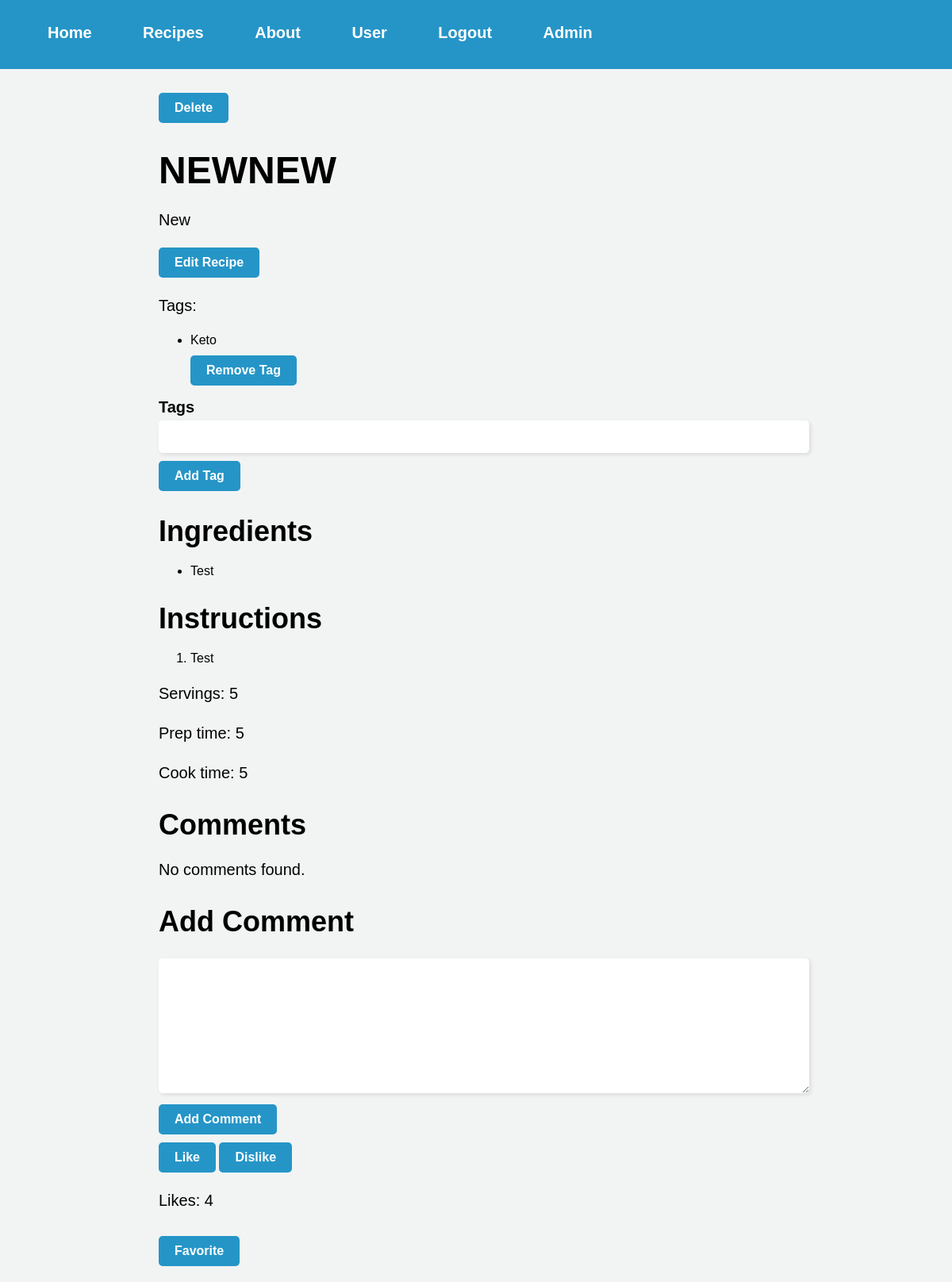
The page /recipe/1 (signed in) on the database as committed earlier.
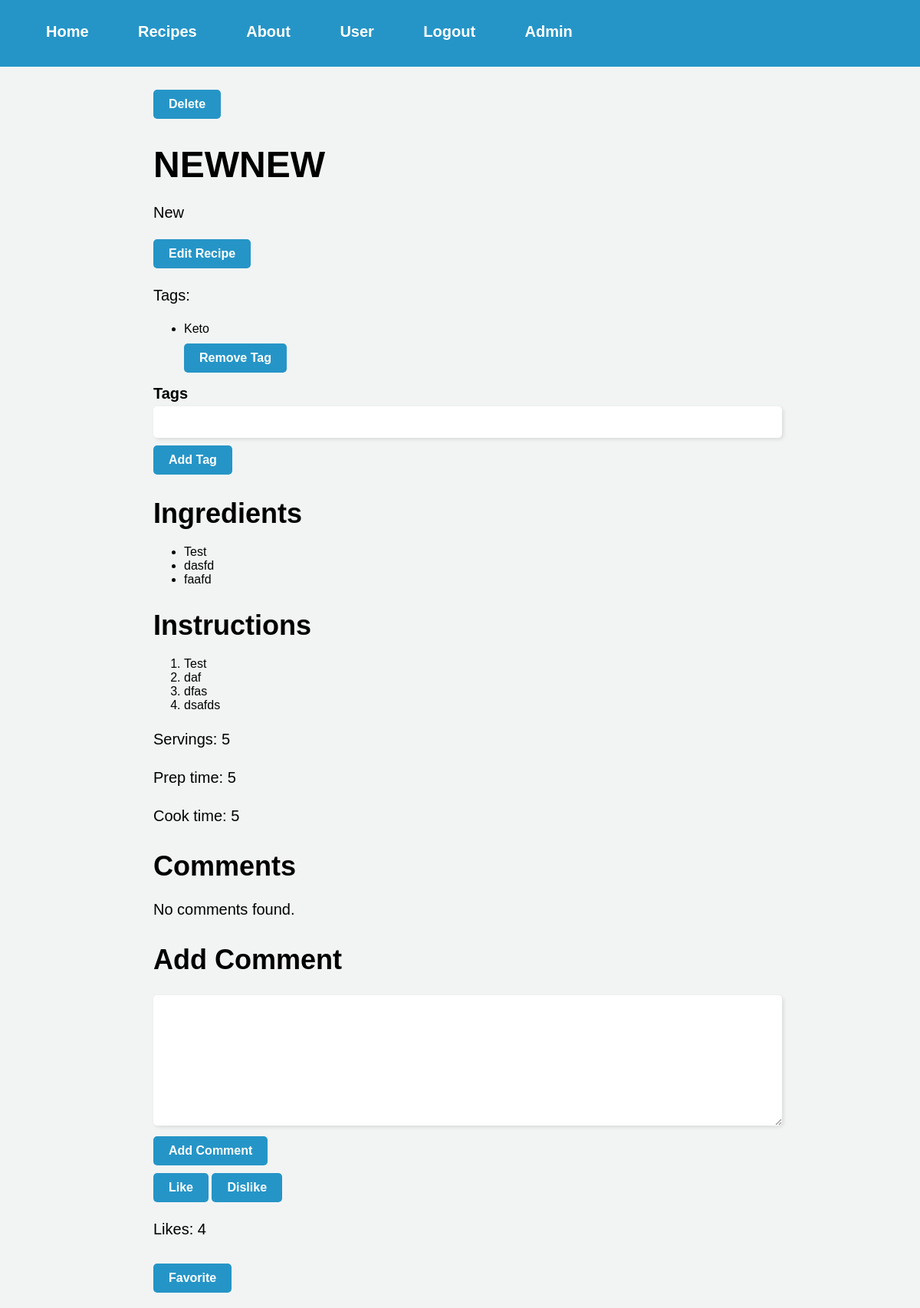
The same page on the database as committed later.
### website/models.py (models this page shows)
class Recipe(db.Model):
    id = db.Column(db.Integer, primary_key=True)
    user_id = db.Column(db.Integer, db.ForeignKey('user.id'), nullable=False)
    title = db.Column(db.String(128), nullable=False)
    description = db.Column(db.String(512), nullable=False)
    servings = db.Column(db.Integer, nullable=False)
    prep_time = db.Column(db.Integer, nullable=False)
    cook_time = db.Column(db.Integer, nullable=False)
    ingredients = db.relationship('Ingredient', backref='recipe', lazy=True, cascade='all, delete')
    instructions = db.relationship('Instruction', backref='recipe', lazy=True, cascade='all, delete')
    tags = db.relationship('Tags', backref='recipe', lazy=True, cascade='all, delete')
    comments = db.relationship('Comments', backref='recipe', lazy=True, cascade='all, delete-orphan')
    likes = db.Column(db.Integer, default=0)

class Tags(db.Model):
    id = db.Column(db.Integer, primary_key=True)
    text = db.Column(db.String(64))
    recipe_id = db.Column(db.Integer, db.ForeignKey(
        'recipe.id', ondelete='cascade'), nullable=False)

class Ingredient(db.Model):
    id = db.Column(db.Integer, primary_key=True)
    text = db.Column(db.String(256), nullable=False)
    recipe_id = db.Column(db.Integer, db.ForeignKey(
        'recipe.id', ondelete='cascade'), nullable=False)

class Instruction(db.Model):
    id = db.Column(db.Integer, primary_key=True)
    text = db.Column(db.String(1024), nullable=False)
    recipe_id = db.Column(db.Integer, db.ForeignKey(
        'recipe.id', ondelete='cascade'), nullable=False)

### website/views.py (the view)
@views.route('/recipe/<int:recipe_id>', methods=['GET', 'POST'])
@login_required
def recipe(recipe_id):
    recipe = Recipe.query.get_or_404(recipe_id)
    tag_form = TagForm()
    return render_template("recipe.html", recipe=recipe, user=current_user, tag_form=tag_form)

### website/forms.py
class TagForm(FlaskForm):
    tags = StringField('Tags', validators=[DataRequired(), Length(max=50)])
    recipe_id = HiddenField('Recipe ID')
    submit_add = SubmitField('Add Tag')
    submit_remove = SubmitField('Remove Tag')

### website/__init__.py (called while the page is built)
def create_app():
    app = Flask(__name__)
    app.config['SECRET_KEY'] = 'hjshjhdjah kjshkjdhjs'
    app.config['SQLALCHEMY_DATABASE_URI'] = f'sqlite:///{DB_NAME}'
    db.init_app(app)
    from .views import views
    from .auth import auth
    app.register_blueprint(views, url_prefix='/')
    app.register_blueprint(auth, url_prefix='/')
    from .models import User
    with app.app_context():
        db.create_all()
    login_manager = LoginManager()
    login_manager.login_view = 'auth.login'
    login_manager.init_app(app)
    @login_manager.user_loader
    def load_user(id):
        return User.query.get(int(id))
    return app

### website/templates/recipe.html (shortened to what this page needs)
{% extends "base.html" %}
{% block content %}
<link rel="stylesheet" type="text/css" href="{{ url_for('static', filename='recipe.css') }}">
{% if user.is_authenticated and (user.email == 'admin@platepal.com' or recipe.user_id == current_user.id) %}
<form action="{{ url_for('views.delete_recipe', recipe_id=recipe.id) }}" method="POST">
    <button type="submit" class="btn btn-danger">Delete</button>
</form>
{% endif %}
<h1>{{ recipe.title }}</h1>
<p>{{ recipe.description }}</p>
{% if current_user == recipe.user %}
<a href="{{ url_for('views.editRecipe', recipe_id=recipe.id) }}">Edit Recipe</a>
{% endif %}
{% if recipe.tags %}
<div>
    <p>Tags:</p>
    <ul>
        {% for tag in recipe.tags %}
        <li>{{ tag.text }}
            {% if user.is_authenticated and user.email == 'admin@platepal.com' %}
            <form action="{{ url_for('views.remove_tag', recipe_id=recipe.id, tag_id=tag.id) }}" method="POST">
                {{ tag_form.submit_remove(class="btn btn-link btn-sm text-danger") }}
            </form>
            {% endif %}
        </li>
        {% endfor %}
    </ul>
</div>
{% endif %}
{% if user.is_authenticated and user.email == 'admin@platepal.com' %}
<form action="{{ url_for('views.add_tag', recipe_id=recipe.id) }}" method="POST">
    <div class="form-group">
        {{ tag_form.tags.label }} {{ tag_form.tags }} {{ tag_form.submit_add(class="btn btn-primary") }}
    </div>
</form>
{% endif %}
<h2>Ingredients</h2>
{% if recipe.ingredients %}
<ul>
    {% for ingredient in recipe.ingredients %}
    <li>{{ ingredient.text }}</li>
    {% endfor %}
</ul>
{% else %}
<p>No ingredients found.</p>
{% endif %}
<h2>Instructions</h2>
{% if recipe.instructions %}
<ol>
    {% for instruction in recipe.instructions %}
    <li>{{ instruction.text }}</li>
    {% endfor %}
</ol>
{% else %}
<p>No instructions found.</p>
{% endif %}
<p>Servings: {{ recipe.servings }}</p>
<p>Prep time: {{ recipe.prep_time }}</p>
<p>Cook time: {{ recipe.cook_time }}</p>
<h2>Comments</h2>
{% if recipe.comments %}
<ul>
    {% for comment in recipe.comments %}
    <div class="card mt-4">
        <div class="card-body">
            <p class="card-text"><strong>{{ comment.user.first_name }}</strong>: {{ comment.text }}</p>
            {% if current_user == (comment.user or user.email == 'admin@platepal.com') %}
            <form method="POST" action="{{ url_for('views.deleteComment', recipe_id=recipe.id, comment_id=comment.id) }}">
                <button type="submit" class="btn btn-danger">Delete</button>
            </form>
            {% endif %}
        </div>
    </div>
    {% endfor %}
</ul>
{% else %}
<p>No comments found.</p>
{% endif %}
<h2>Add Comment</h2>
<form method="POST" action="{{ url_for('views.addComment', recipe_id=recipe.id, user_id=current_user.id) }}">
    <textarea name="comment_text" required></textarea>
    <br>
    <input type="submit" value="Add Comment">
</form>
<form action="{{ url_for('views.likeRecipe', recipe_id=recipe.id) }}" method="POST">
    <button type="submit" name="like" value="like" class="btn btn-primary">Like</button>
    <button type="submit" name="like" value="dislike" class="btn btn-primary">Dislike</button>
</form>
<p>Likes: {{ recipe.likes }}</p>
{% if current_user.is_authenticated %}
<form action="{{ url_for('views.favorite_recipe', recipe_id=recipe.id) }}" method="POST">
    {% if recipe in current_user.favorites %}
    <button type="submit" name="favorite" value="unfavorite" class="btn btn-outline-danger"><i
            class="bi bi-heart-fill"></i> Unfavorite</button>
    {% else %}
    <button type="submit" name="favorite" value="favorite" class="btn btn-outline-primary">
        Favorite</button>
    {% endif %}
</form>
{% endif %}
{% endblock %}

### website/templates/base.html (shortened to what this page needs)
<!DOCTYPE html>
<html>
<head>
</head>
<body>
  <nav class="topnav">
    <div class="topnav">
      {% if user.is_authenticated %}
      <a class="topnav" id="home" href="/">Home</a>
      <a class="topnav" id="recipes" href="/recipes">Recipes</a>
      <a class="topnav" id="about" href="/about">About</a>
      <a class="topnav" id="user" href="/user">User</a>
      <a class="topnav" id="logout" href="/logout">Logout</a>
      {% if user.is_authenticated and user.email == 'admin@platepal.com' %}
      <a class="topnav" id="admin" href="/admin">Admin</a>
      {% endif %}
      {% else %}
      <a class="topnav" id="home" href="/">Home</a>
      <a class="topnav" id="login" href="/login">Login</a>
      <a class="topnav" id="signUp" href="/sign-up">Sign Up</a>
      {% endif %}
    </div>
  </nav>
  <div class="container">{% block content %} {% endblock %}</div>
</body>
</html>

### website/static/recipe.css (style rules this page uses)
body { background-color: #F2F4F4; font-family: Arial, sans-serif; margin: 0; padding: 0; }
a { background-color: #2595C7; border-radius: 5px; color: white; display: inline-block; font-size: 16px; font-weight: bold; padding: 10px 20px; text-align: center; text-decoration: none; transition: background-color 0.3s ease-in-out; }
.topnav { background-color: #2595C7; overflow: hidden; padding: 10px 20px; }
.topnav a { color: #FFFFFF; font-size: 20px; text-decoration: none; margin-right: 20px; }
.container { max-width: 800px; margin: 0 auto; padding: 20px; }
.container h1 { font-size: 48px; margin-bottom: 20px; }
.container p { font-size: 20px; line-height: 1.5; margin-bottom: 20px; }
.container h2 { font-size: 36px; margin-bottom: 20px; }
.container .form-group { margin-bottom: 20px; }
.container label { font-size: 20px; font-weight: bold; }
.container input[type=text], .container input[type=number], .container textarea { width: 100%; padding: 10px; border: none; border-radius: 5px; box-shadow: 2px 2px 5px rgba(0,0,0,0.1); font-size: 18px; margin-top: 5px; }
.container textarea { height: 150px; }
.container button[type=button], .container input[type=submit] { padding: 10px 20px; border: none; border-radius: 5px; background-color: #2595C7; color: #FFFFFF; font-size: 20px; cursor: pointer; transition: all 0.3s ease-in-out; }
.container button[type=button], .container input[type=submit], .container button[type=submit] { padding: 10px 20px; border: none; border-radius: 5px; background-color: #2595C7; color: white; font-size: 16px; font-weight: bold; text-align: center; text-decoration: none; transition: background-color 0.3s ease-in-out; cursor: pointer; margin-top: 10px; }

Rows that differ between the two databases and show on the page:
added Ingredient: text "dasfd"
added Ingredient: text "faafd"
added Instruction: text "daf"
added Instruction: text "dfas"
added Instruction: text "dsafds"
